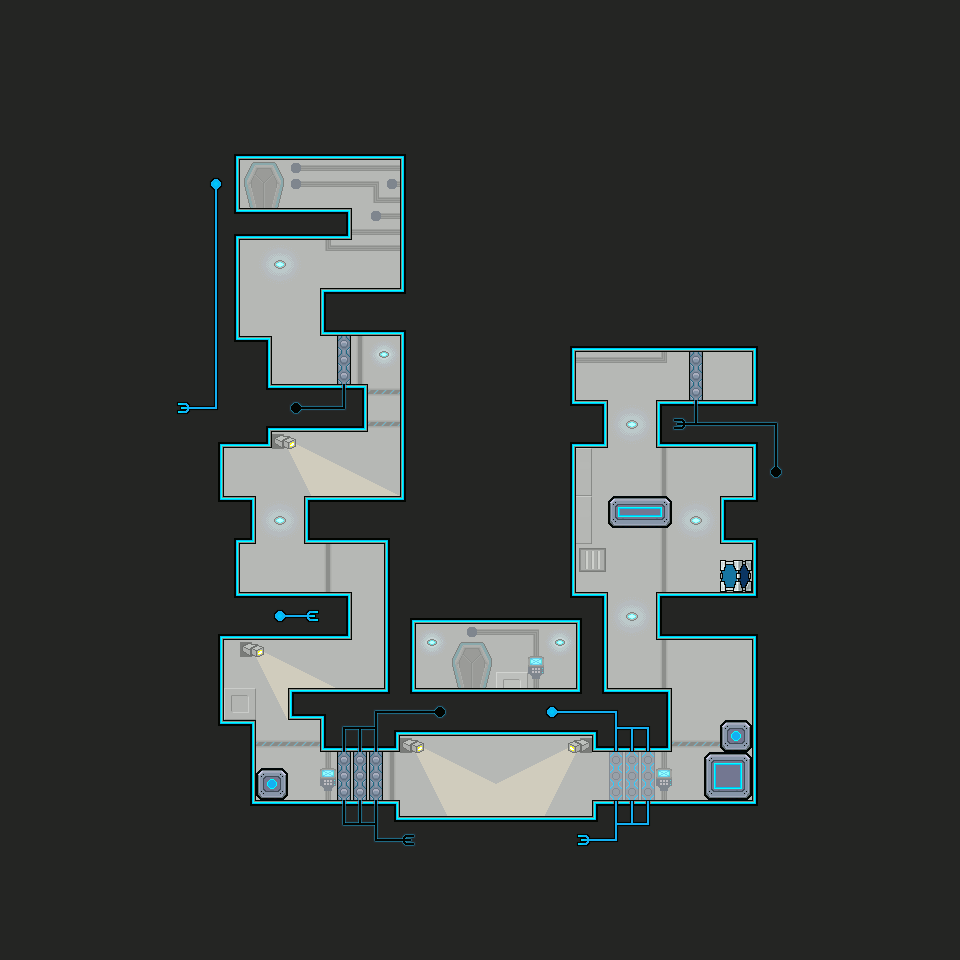

This is a level from a 2D game, rendered from its Tiled map with the project's own tilesets. A one-line summary and the map file follow, with tile-layer data summarised:
An orthogonal 60x60 tile map with 16x16 px tiles, 1 tile layer (Tile Layer 1), 2 tilesets and 30 objects (script_TheEncounter).

<map version="1.0" orientation="orthogonal" renderorder="right-down" width="60" height="60" tilewidth="16" tileheight="16">
 <tileset firstgid="1" source="main.tsx" />
 <tileset firstgid="501" source="objects.tsx" />
 <layer name="Tile Layer 1" width="60" height="60">
  <data>[3600 cells, 3600 non-empty, 133 distinct tile ids]</data>
 </layer>
 <objectgroup name="Object Layer 1">
  <object gid="507" x="264.208" y="407.958" />
  <object gid="507" x="248.5" y="616" />
  <object gid="507" x="407.909" y="712.03" />
  <object gid="506" x="223.5" y="353" />
  <object gid="506" x="208" y="512.5" />
  <object gid="505" x="297" y="233" />
  <object gid="505" x="296.5" y="313" />
  <object gid="505" x="216.5" y="618" />
  <object gid="501" x="231.579" y="221.443" />
  <object gid="508" x="400" y="792" />
  <object gid="508" x="400" y="824" />
  <object gid="508" x="528" y="792" />
  <object gid="508" x="528" y="824" />
  <object gid="505" x="200.5" y="745" />
  <object gid="508" x="296" y="600" />
  <object gid="505" x="503.167" y="841.5" />
  <object gid="505" x="712.333" y="744" />
  <object gid="505" x="583" y="712.333" />
  <object gid="505" x="568" y="424" />
  <object gid="505" x="552" y="424" />
  <object gid="504" x="695" y="408" />
  <object gid="506" x="441" y="707" />
  <object gid="507" x="519.682" y="712" />
  <object gid="509" x="460" y="825" />
  <object name="script_TheEncounter" x="454.333" y="727" width="80" height="98.3333" />
  <object gid="505" x="328" y="713.333" />
  <object gid="505" x="503.333" y="831.667" />
  <object gid="511" x="704" y="504" />
  <object gid="508" x="632" y="504" />
  <object gid="505" x="712" y="584" />
 </objectgroup>
</map>
